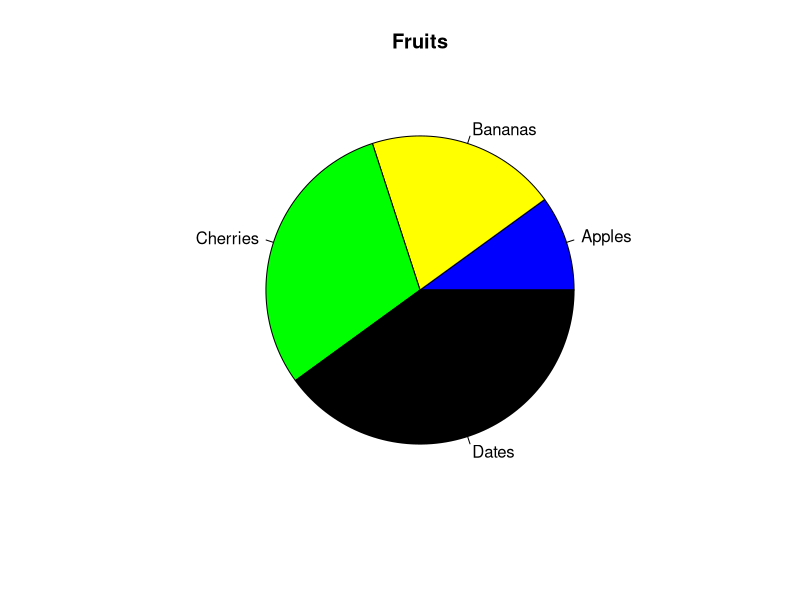

Recreate this plot in R.
# Create a vector of pies
x <- c(10,20,30,40)

# Create a vector of labels
mylabel <- c("Apples", "Bananas", "Cherries", "Dates")

# Create a vector of colors
colors <- c("blue", "yellow", "green", "black")

# Display the pie chart with colors
pie(x, label = mylabel, main = "Fruits", col = colors)
